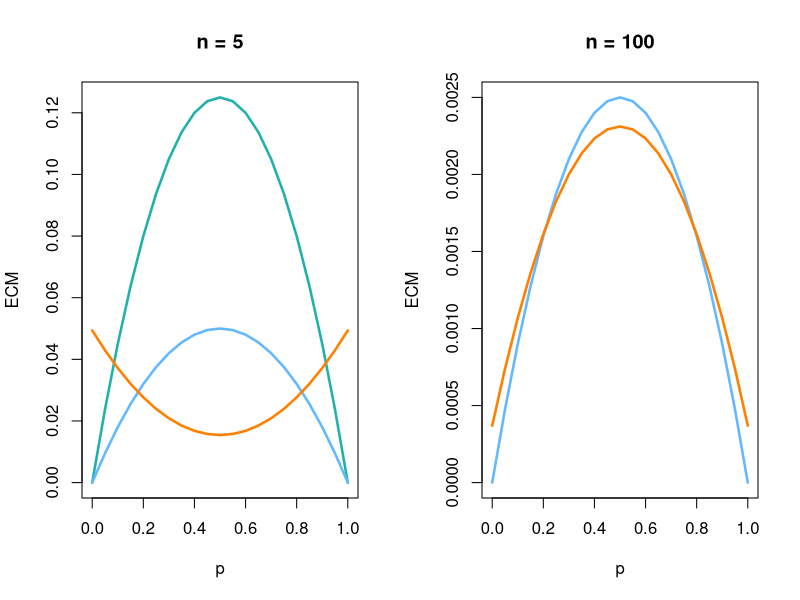

Source code (R):
ecm_p13 = function(n, p){ return(p*(1-p)/n) }
ecm_p2 = function(n, p){ ((2/n-4*p/n)/(1+4/n))^2+n*p*(1-p)/((n+4)^2)}

p = seq(0,1, by = 0.05)
par(mfrow = c(1,2))
plot(p, ecm_p13(2,p), col = "lightseagreen", type = "l", lwd = 2.5, 
                   ylab = "ECM", main = "n = 5")
lines(p, ecm_p13(5,p ), col = "steelblue1", lwd = 2.5)
lines(p, ecm_p2(5,p ), col = "darkorange1", lwd = 2.5)

plot(p, ecm_p13(100,p), col = "steelblue1", type = "l", lwd = 2.5, 
                     ylab = "ECM", main = "n = 100")
lines(p, ecm_p2(100,p ), col = "darkorange1", lwd = 2.5)
